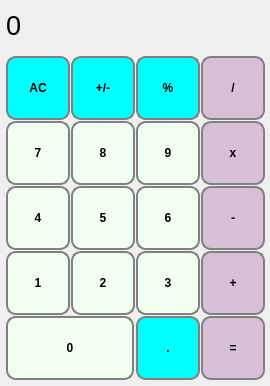
<?xml version="1.0" encoding="UTF-8"?>
<ui version="4.0">
 <class>MainWindow</class>
 <widget class="QMainWindow" name="MainWindow">
  <property name="geometry">
   <rect>
    <x>0</x>
    <y>0</y>
    <width>270</width>
    <height>386</height>
   </rect>
  </property>
  <property name="windowTitle">
   <string>MainWindow</string>
  </property>
  <widget class="QWidget" name="centralWidget">
   <widget class="QLabel" name="summa">
    <property name="geometry">
     <rect>
      <x>6</x>
      <y>10</y>
      <width>261</width>
      <height>31</height>
     </rect>
    </property>
    <property name="font">
     <font>
      <pointsize>20</pointsize>
     </font>
    </property>
    <property name="styleSheet">
     <string notr="true">QLabel
{
background-color: white;
	qproperty-alignment: 'AlignVCenter | AlignRight';
	border-bottom: 1px solid gray;
}
background-color : white;</string>
    </property>
    <property name="text">
     <string>0</string>
    </property>
   </widget>
   <widget class="QPushButton" name="pushButton_ac">
    <property name="geometry">
     <rect>
      <x>6</x>
      <y>56</y>
      <width>64</width>
      <height>64</height>
     </rect>
    </property>
    <property name="styleSheet">
     <string notr="true">QPushButton{
	font: bold;
	background-color: #00FFFF;
	border: 2px solid gray;
	border-radius: 10px;
}
QPushButton:hover
{
	border: 2px solid blue;
	background-color: #FFE4E1;
}</string>
    </property>
    <property name="text">
     <string>AC</string>
    </property>
   </widget>
   <widget class="QPushButton" name="pushButton_plmin">
    <property name="geometry">
     <rect>
      <x>71</x>
      <y>56</y>
      <width>64</width>
      <height>64</height>
     </rect>
    </property>
    <property name="styleSheet">
     <string notr="true">QPushButton{
	font: bold;
	background-color: #00FFFF;
	border: 2px solid gray;
	border-radius: 10px;
}
QPushButton:hover
{
	border: 2px solid blue;
	background-color: #FFE4E1;
}</string>
    </property>
    <property name="text">
     <string>+/-</string>
    </property>
   </widget>
   <widget class="QPushButton" name="pushButton_percent">
    <property name="geometry">
     <rect>
      <x>136</x>
      <y>56</y>
      <width>64</width>
      <height>64</height>
     </rect>
    </property>
    <property name="styleSheet">
     <string notr="true">QPushButton{
	font: bold;
	background-color: #00FFFF;
	border: 2px solid gray;
	border-radius: 10px;
}
QPushButton:hover
{
	border: 2px solid blue;
	background-color: #FFE4E1;
}</string>
    </property>
    <property name="text">
     <string>%</string>
    </property>
   </widget>
   <widget class="QPushButton" name="pushButton_baj">
    <property name="geometry">
     <rect>
      <x>201</x>
      <y>56</y>
      <width>64</width>
      <height>64</height>
     </rect>
    </property>
    <property name="styleSheet">
     <string notr="true">QPushButton{
	font: bold;
	background-color:  #D8BFD8;
	border: 2px solid gray;
	border-radius: 10px;
}
QPushButton:hover
{
	border: 2px solid black;
	background-color: #FFFFE0	;
}</string>
    </property>
    <property name="text">
     <string>/</string>
    </property>
   </widget>
   <widget class="QPushButton" name="pushButton_9">
    <property name="geometry">
     <rect>
      <x>136</x>
      <y>121</y>
      <width>64</width>
      <height>64</height>
     </rect>
    </property>
    <property name="styleSheet">
     <string notr="true">QPushButton
{
	font: bold;
	background-color: #F0FFF0;
	border: 2px solid gray;
	border-radius: 10px;
}
QPushButton:hover
{
	border: 2px solid #00FF00;
	background-color: #98FB98;
}
</string>
    </property>
    <property name="text">
     <string>9</string>
    </property>
   </widget>
   <widget class="QPushButton" name="pushButton_8">
    <property name="geometry">
     <rect>
      <x>71</x>
      <y>121</y>
      <width>64</width>
      <height>64</height>
     </rect>
    </property>
    <property name="styleSheet">
     <string notr="true">QPushButton
{
	font: bold;
	background-color: #F0FFF0;
	border: 2px solid gray;
	border-radius: 10px;
}
QPushButton:hover
{
	border: 2px solid #00FF00;
	background-color: #98FB98;
}
</string>
    </property>
    <property name="text">
     <string>8</string>
    </property>
   </widget>
   <widget class="QPushButton" name="pushButton_7">
    <property name="geometry">
     <rect>
      <x>6</x>
      <y>121</y>
      <width>64</width>
      <height>64</height>
     </rect>
    </property>
    <property name="styleSheet">
     <string notr="true">QPushButton
{
	font: bold;
	background-color: #F0FFF0;
	border: 2px solid gray;
	border-radius: 10px;
}
QPushButton:hover
{
	border: 2px solid #00FF00;
	background-color: #98FB98;
}
</string>
    </property>
    <property name="text">
     <string>7</string>
    </property>
   </widget>
   <widget class="QPushButton" name="pushButton_baz">
    <property name="geometry">
     <rect>
      <x>201</x>
      <y>121</y>
      <width>64</width>
      <height>64</height>
     </rect>
    </property>
    <property name="styleSheet">
     <string notr="true">QPushButton{
	font: bold;
	background-color:  #D8BFD8;
	border: 2px solid gray;
	border-radius: 10px;
}
QPushButton:hover
{
	border: 2px solid black;
	background-color: #FFFFE0	;
}</string>
    </property>
    <property name="text">
     <string>x</string>
    </property>
   </widget>
   <widget class="QPushButton" name="pushButton_6">
    <property name="geometry">
     <rect>
      <x>136</x>
      <y>186</y>
      <width>64</width>
      <height>64</height>
     </rect>
    </property>
    <property name="styleSheet">
     <string notr="true">QPushButton
{
	font: bold;
	background-color: #F0FFF0;
	border: 2px solid gray;
	border-radius: 10px;
}
QPushButton:hover
{
	border: 2px solid #00FF00;
	background-color: #98FB98;
}
</string>
    </property>
    <property name="text">
     <string>6</string>
    </property>
   </widget>
   <widget class="QPushButton" name="pushButton_5">
    <property name="geometry">
     <rect>
      <x>71</x>
      <y>186</y>
      <width>64</width>
      <height>64</height>
     </rect>
    </property>
    <property name="styleSheet">
     <string notr="true">QPushButton
{
	font: bold;
	background-color: #F0FFF0;
	border: 2px solid gray;
	border-radius: 10px;
}
QPushButton:hover
{
	border: 2px solid #00FF00;
	background-color: #98FB98;
}
</string>
    </property>
    <property name="text">
     <string>5</string>
    </property>
   </widget>
   <widget class="QPushButton" name="pushButton_4">
    <property name="geometry">
     <rect>
      <x>6</x>
      <y>186</y>
      <width>64</width>
      <height>64</height>
     </rect>
    </property>
    <property name="styleSheet">
     <string notr="true">QPushButton
{
	font: bold;
	background-color: #F0FFF0;
	border: 2px solid gray;
	border-radius: 10px;
}
QPushButton:hover
{
	border: 2px solid #00FF00;
	background-color: #98FB98;
}
</string>
    </property>
    <property name="text">
     <string>4</string>
    </property>
   </widget>
   <widget class="QPushButton" name="pushButton_min">
    <property name="geometry">
     <rect>
      <x>201</x>
      <y>186</y>
      <width>64</width>
      <height>64</height>
     </rect>
    </property>
    <property name="styleSheet">
     <string notr="true">QPushButton{
	font: bold;
	background-color:  #D8BFD8;
	border: 2px solid gray;
	border-radius: 10px;
}
QPushButton:hover
{
	border: 2px solid black;
	background-color: #FFFFE0	;
}</string>
    </property>
    <property name="text">
     <string>-</string>
    </property>
   </widget>
   <widget class="QPushButton" name="pushButton_3">
    <property name="geometry">
     <rect>
      <x>136</x>
      <y>251</y>
      <width>64</width>
      <height>64</height>
     </rect>
    </property>
    <property name="styleSheet">
     <string notr="true">QPushButton
{
	font: bold;
	background-color: #F0FFF0;
	border: 2px solid gray;
	border-radius: 10px;
}
QPushButton:hover
{
	border: 2px solid #00FF00;
	background-color: #98FB98;
}
</string>
    </property>
    <property name="text">
     <string>3</string>
    </property>
   </widget>
   <widget class="QPushButton" name="pushButton_2">
    <property name="geometry">
     <rect>
      <x>71</x>
      <y>251</y>
      <width>64</width>
      <height>64</height>
     </rect>
    </property>
    <property name="styleSheet">
     <string notr="true">QPushButton
{
	font: bold;
	background-color: #F0FFF0;
	border: 2px solid gray;
	border-radius: 10px;
}
QPushButton:hover
{
	border: 2px solid #00FF00;
	background-color: #98FB98;
}
</string>
    </property>
    <property name="text">
     <string>2</string>
    </property>
   </widget>
   <widget class="QPushButton" name="pushButton_1">
    <property name="geometry">
     <rect>
      <x>6</x>
      <y>251</y>
      <width>64</width>
      <height>64</height>
     </rect>
    </property>
    <property name="styleSheet">
     <string notr="true">QPushButton
{
	font: bold;
	background-color: #F0FFF0;
	border: 2px solid gray;
	border-radius: 10px;
}
QPushButton:hover
{	
	border: 2px solid #00FF00;
	background-color: #98FB98;
}
</string>
    </property>
    <property name="text">
     <string>1</string>
    </property>
   </widget>
   <widget class="QPushButton" name="pushButton_pl">
    <property name="geometry">
     <rect>
      <x>201</x>
      <y>251</y>
      <width>64</width>
      <height>64</height>
     </rect>
    </property>
    <property name="styleSheet">
     <string notr="true">QPushButton{
	font: bold;
	background-color:  #D8BFD8;
	border: 2px solid gray;
	border-radius: 10px;
}
QPushButton:hover
{
	border: 2px solid black;
	background-color: #FFFFE0	;
}</string>
    </property>
    <property name="text">
     <string>+</string>
    </property>
   </widget>
   <widget class="QPushButton" name="pushButton_0">
    <property name="geometry">
     <rect>
      <x>6</x>
      <y>316</y>
      <width>128</width>
      <height>64</height>
     </rect>
    </property>
    <property name="styleSheet">
     <string notr="true">QPushButton
{
	font: bold;
	background-color: #F0FFF0;
	border: 2px solid gray;
	border-radius: 10px;
}
QPushButton:hover
{
	border: 2px solid #00FF00;
	background-color: #98FB98;
}
</string>
    </property>
    <property name="text">
     <string>0</string>
    </property>
   </widget>
   <widget class="QPushButton" name="pushButton_hav">
    <property name="geometry">
     <rect>
      <x>201</x>
      <y>316</y>
      <width>64</width>
      <height>64</height>
     </rect>
    </property>
    <property name="styleSheet">
     <string notr="true">QPushButton{
	font: bold;
	background-color:  #D8BFD8;
	border: 2px solid gray;
	border-radius: 10px;
}
QPushButton:hover
{
	border: 2px solid black;
	background-color: #FFFFE0	;
}</string>
    </property>
    <property name="text">
     <string>=</string>
    </property>
   </widget>
   <widget class="QPushButton" name="pushButton_dot">
    <property name="geometry">
     <rect>
      <x>136</x>
      <y>316</y>
      <width>64</width>
      <height>64</height>
     </rect>
    </property>
    <property name="styleSheet">
     <string notr="true">QPushButton{
	font: bold;
	background-color: #00FFFF;
	border: 2px solid gray;
	border-radius: 10px;
}
QPushButton:hover
{
	border: 2px solid blue;
	background-color: #FFE4E1;
}</string>
    </property>
    <property name="text">
     <string>.</string>
    </property>
   </widget>
  </widget>
 </widget>
 <layoutdefault spacing="6" margin="11"/>
 <resources/>
 <connections/>
</ui>
